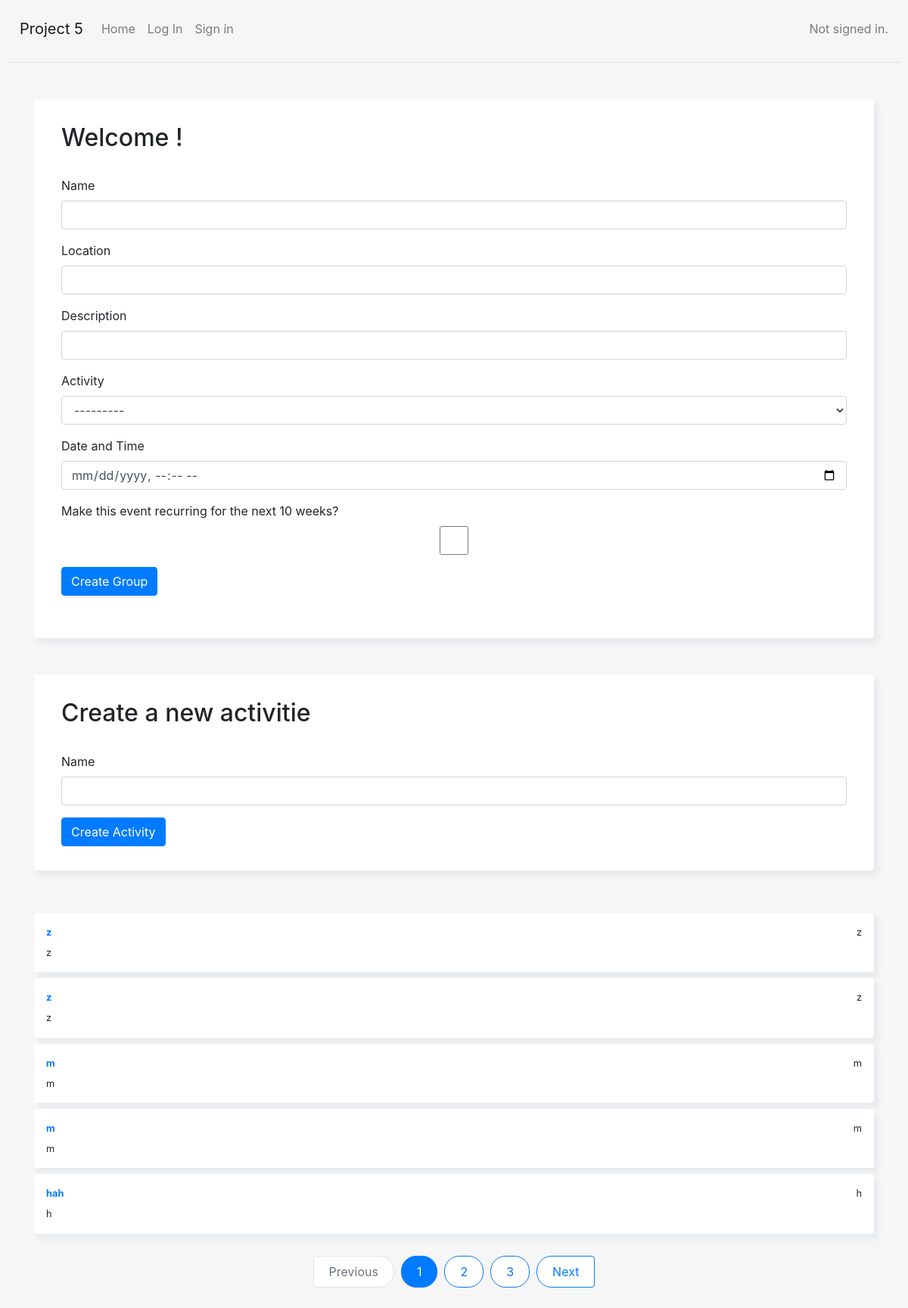
Before: / with the older database file.
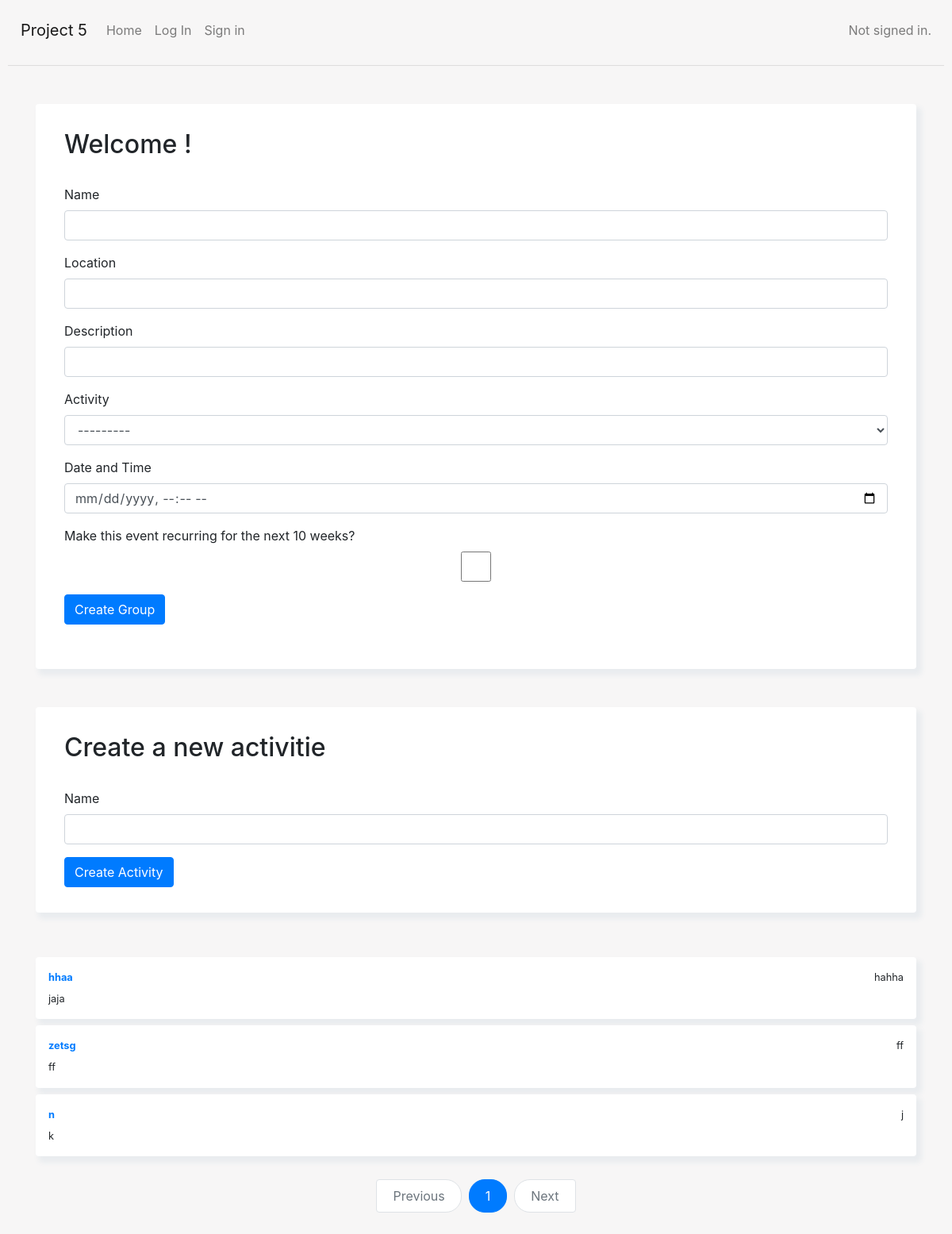
After: the same page with the newer database file.
### capstone/models.py (models this page shows, shortened)
class Activity(models.Model):
    name = models.CharField(max_length=200)
    def __str__(self):
        return f"{self.name}"

class Group(models.Model):
    name = models.CharField(max_length=200)
    description = models.CharField(max_length=200)
    location = models.CharField(max_length=200)
    activity = models.ForeignKey(Activity, on_delete=models.CASCADE, default=None)
    time_and_date = models.DateTimeField(default=None)
    users = models.ManyToManyField(User)
    creator = models.ForeignKey(User, on_delete=models.CASCADE, default=None, related_name='creator')
    recurring = models.BooleanField(default=False)

### capstone/views.py (the view)
# urls.py: path('', views.index, name='index'),
def index(request):
    groups = Group.objects.all()
    group_form = GroupForm()
    activity_form = ActivityForm()
    paginator = Paginator(groups, 5)
    page_number = request.GET.get('page')
    try:
        groups = paginator.page(page_number)
    except PageNotAnInteger:
        groups = paginator.page(1)
    except EmptyPage:
        groups = paginator.page(paginator.num_pages)
    return render(request, 'capstone/index.html', {'groups': groups, 'group_form': group_form, 'activity_form': activity_form})

### capstone/forms.py
class GroupForm(forms.ModelForm):
    time_and_date = forms.DateTimeField(widget=forms.DateTimeInput(attrs={'type': 'datetime-local'}), required=True , label="Date and Time")
    activity = forms.ModelChoiceField(queryset=Activity.objects.all(), required=True)
    recurring = forms.BooleanField(required=False, label="Make this event recurring for the next 10 weeks?")
    class Meta:
        model = Group
        fields = ['name', 'location', 'description', 'activity', 'time_and_date', 'recurring']

class ActivityForm(forms.ModelForm):
    class Meta:
        model = Activity
        fields = ['name']

### capstone/templates/capstone/index.html (shortened to what the changed rows need)
{% extends "capstone/layout.html" %}
{% block body %}
{% load static %}
<div class="container mt-5">
    <div class="card p-3 mt-2">
        <div class="untereBox">
        <h2>Welcome {{ request.user.username }}!</h2>
        <form method="post" action="{% url 'create_group' %}">
            {% for field in group_form %}
            <div class="mb-3">
            {% if field.field.widget.input_type == 'select' %}
                <label for="{{ field.id_for_label }}" class="form-label">{{ field.label }}</label>
                <select class="form-control" id="{{ field.id_for_label }}" name="{{ field.html_name }}">
                {% for choice in field.field.choices %}
                    <option value="{{ choice.0 }}">{{ choice.1 }}</option>
                {% endfor %}
                </select>
            {% elif field.field.widget.input_type == 'datetime-local' %}
                <label for="{{ field.id_for_label }}" class="form-label">{{ field.label }}</label>
                <input type="{{ field.field.widget.input_type }}" class="form-control" id="{{ field.id_for_label }}" name="{{ field.html_name }}" {% if field.field.required %}required{% endif %}>
            {% else %}
                <label for="{{ field.id_for_label }}" class="form-label">{{ field.label }}</label>
                <input type="{{ field.field.widget.input_type }}" class="form-control" id="{{ field.id_for_label }}" name="{{ field.html_name }}" {% if field.field.required %}required{% endif %}>
            {% endif %}
            </div>
            {% endfor %}
        </form>
        <br/>
        </div>
    </div>
</div>
<div class="container mt-5">
    <div class="card p-3 mt-2">
        <div class="untereBox">
        <h2>Create a new activitie</h2>
        <form method="post" action="{% url 'create_activity' %}">
            {% for field in activity_form %}
            <div class="mb-3">
                <label for="{{ field.id_for_label }}" class="form-label">{{ field.label }}</label>
                <input type="{{ field.field.widget.input_type }}" class="form-control" id="{{ field.id_for_label }}" name="{{ field.html_name }}" {% if field.field.required %}required{% endif %}>
            </div>
            {% endfor %}
        </form>
        </div>
    </div>
</div>
<div class="container mt-5">
    <div class="row  d-flex justify-content-center" style="background-color: transparent;">
        <div class="col-md-12" >
            {% if True %}
                {% for group in groups %}
                <div class="card p-3 mt-2">
                    <div class="d-flex justify-content-between align-items-center">
                        <div class="user d-flex flex-row align-items-center">
                            <small class="font-weight-bold text-primary">
                                <a href="{%  url 'group_detail' group_id=group.id %}">
                                    {{ group.name }}
                                </a>
                            </small>
                        </div>
                        <small>{{ group.location }}</small>
                    </div>
                        <div id="postArea_{{ group.id }}">
                            <div class="action d-flex justify-content-between mt-2 align-items-center">
                                <small class ="afterEditedContent_" id="afterEditedContent_{{ group.id }}">{{ group.description }}</small>
                            </div>
                         </div>
                </div>
                {% endfor %}
                <br/>
                <div>
                    <nav aria-label="Page navigation ">
                        <ul class="pagination">
                            {% for i in groups.paginator.page_range %}
                                {% if groups.number == i %}
                                    <li class="page-item active"><a class="page-link">{{ i }}</a></li>
                                {% else %}
                                    <li class="page-item"><a class="page-link" href="?page={{ i }}">{{ i }}</a></li>
                                {% endif %}
                            {% endfor %}
                            {% if groups.has_next %}
                                <li class="page-item"><a class="page-link" href="?page={{ groups.next_page_number }}">Next</a></li>
                            {% else %}
                                <li class="page-item disabled"><a class="page-link">Next</a></li>
                            {% endif %}
                        </ul>
                    </nav>
                </div>
            {% endif %}
        </div>
    </div>
</div>
{% endblock %}

Changed rows visible on the page:
removed Group: name "m", location "m", description "m"
removed Group: name "m", location "m", description "m"
removed Group: name "hah", location "h", description "h"
added Group: name "hhaa", location "hahha", description "jaja"
changed Group: name "z" → "zetsg"; location "z" → "ff"; description "z" → "ff"
changed Group (number 3 of 3 on the later page): name "z" → "n"; location "z" → "j"; description "z" → "k"
Other visible differences:
list line gone: "2"
list line gone: "3"
